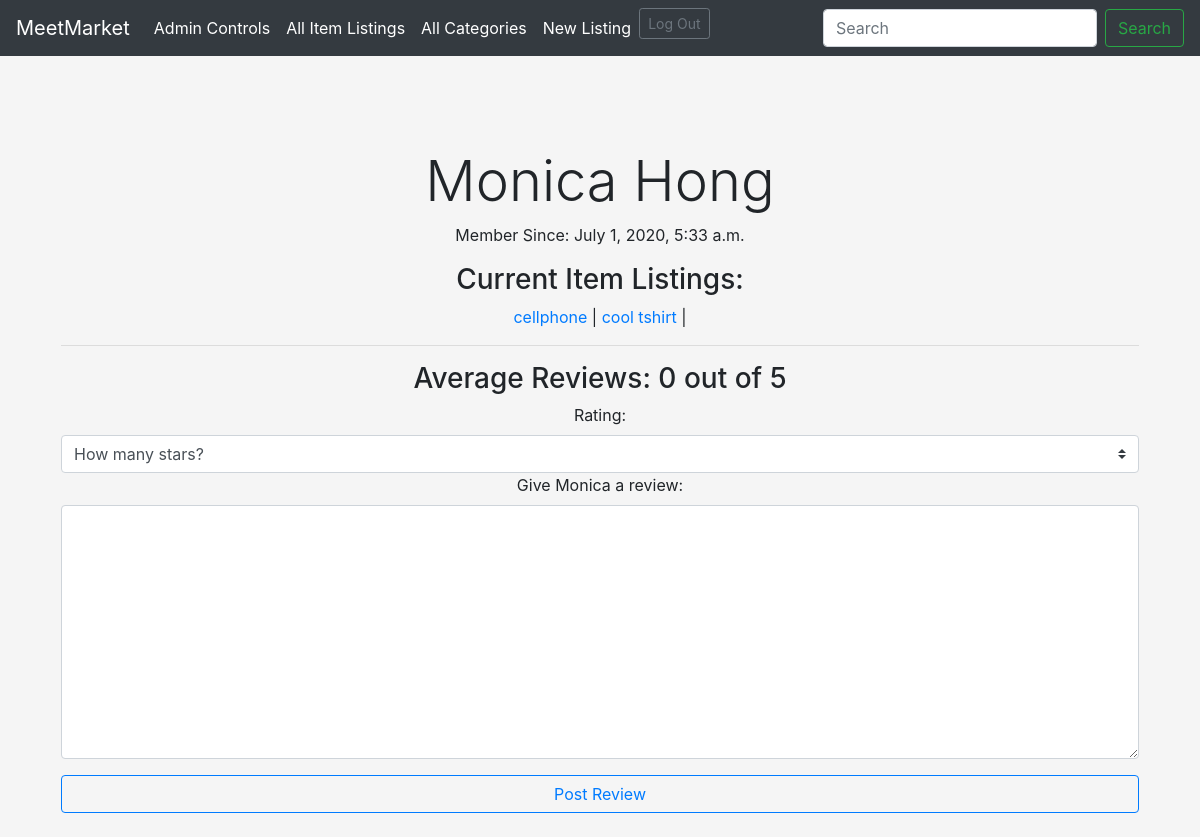
The page /user/10 (signed in) on the database as committed earlier.
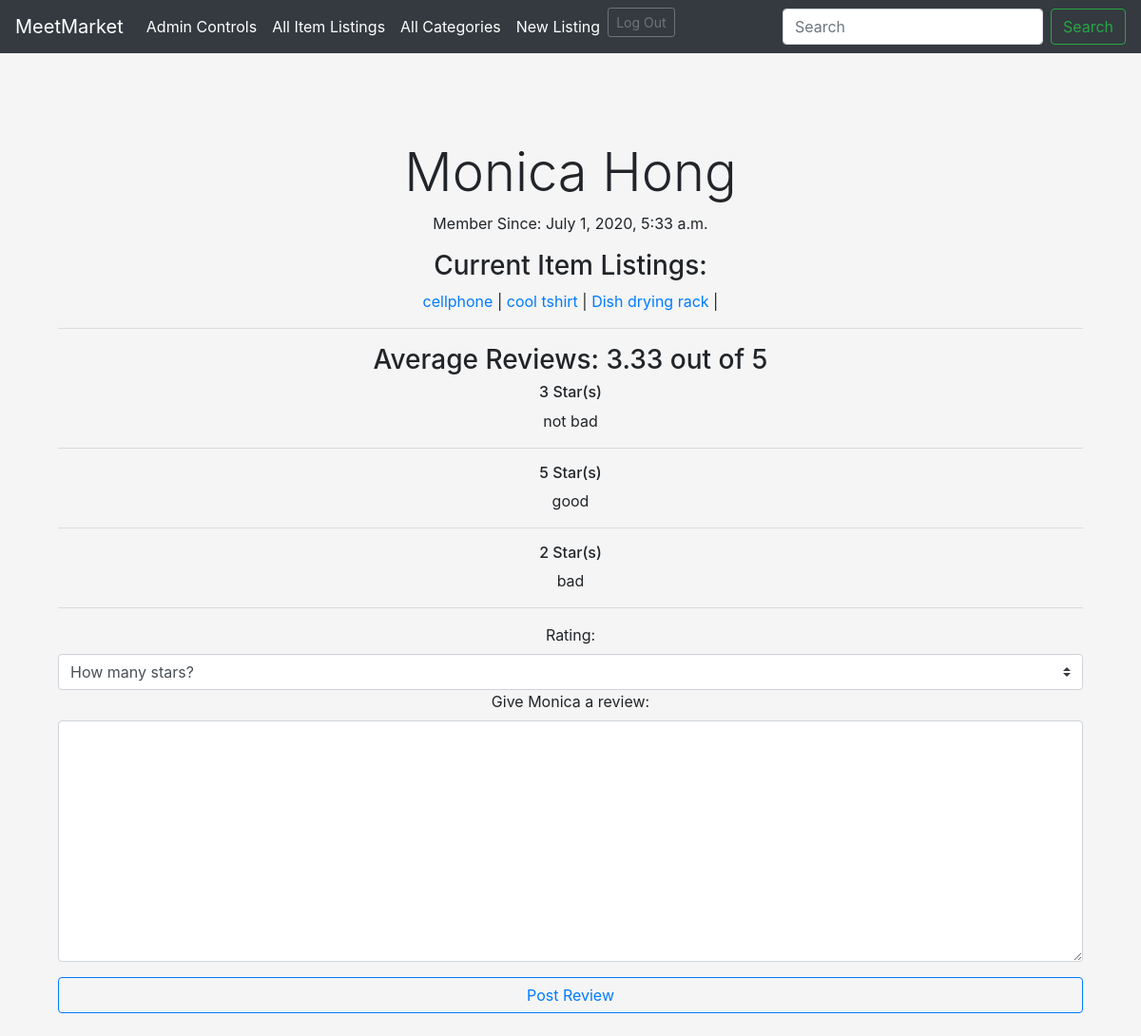
The same page on the database as committed later.
### item_app/models.py (models this page shows)
class Item(models.Model):
    user = models.ForeignKey(User, related_name="items",
                             on_delete=models.CASCADE)
    name = models.CharField(max_length=100)
    price = models.DecimalField(decimal_places=2, max_digits=10)
    description = models.CharField(max_length=255)
    location = models.CharField(max_length=255)
    condition = models.CharField(max_length=25)
    category = models.ForeignKey(
        Category, related_name="items", on_delete=models.CASCADE)
    flag = models.BooleanField(default=False)
    created_at = models.DateTimeField(auto_now_add=True)
    updated_at = models.DateTimeField(auto_now=True)
    objects = ItemManager()

### craiglist_app/models.py (models this page shows)
class Review(models.Model):
    user = models.ForeignKey(
        User, related_name="reviews", on_delete=models.CASCADE)
    content = models.CharField(max_length=255)
    rating = models.IntegerField()
    created_at = models.DateTimeField(auto_now_add=True)
    updated_at = models.DateTimeField(auto_now=True)

### item_app/views.py (the view)
# urls.py: path('user/<int:user_id>', views.user_page, name="my_user_page"),
def user_page(request, user_id):
    user = User.objects.get(id=user_id)
    logged_user = User.objects.get(email=request.session['log_email'])
    items = user.items.all()
    reviews = user.reviews.all()
    new = 0
    if len(reviews) > 0:
        total = 0
        for review in reviews:
            total += int(review.rating)
        avg = total / len(reviews)
        new = "%.2f" % avg
    context = {
        "user": user,
        "items": items,
        "reviews": reviews,
        "avg": new,
        "this_user": User.objects.get(email=request.session['log_email']),
        "all_categories": Category.objects.all()
    }
    return render(request, "userpage.html", context)

### item_app/templates/userpage.html (shortened to what this page needs)
{% extends 'base.html' %} {% block content %}
<div class="pricing-header px-3 py-3 pt-md-5 pb-md-4 mx-auto text-center">
<h1 class="display-4">
  {{user.first_name}} {{user.last_name}}
</h1>
<p>Member Since: {{user.created_at}}</p>
<h3>Current Item Listings:</h3>
{% for item in items %}
<a href="{% url 'item:my_item_info' item.id %}">{{item.name}}</a> &#124;
{% endfor %}
<hr />
<h3>
  Average Reviews: {{avg}} out of 5
</h3>
<div class="overflow-auto">
  {% for review in reviews %}
  <h6>{{review.rating}} Star(s)</h6>
  <p>{{review.content}}</p>
  <hr />
  {% endfor %}
</div>
{% if user.id != logged_user.id %}
<form action="{% url 'item:my_new_review' %}" method="POST">
  <div class="form-group">
    <label for="rating">Rating:</label>
    <select name="rating" class="custom-select mr-sm-2">
      <option value="" disabled selected hidden>How many stars?</option>
    </select>
    <label for="review">Give {{user.first_name}} a review:</label>
    <textarea class="form-control" name="review" cols="30" rows="10"></textarea>
  </div>
  <button type="submit" class="btn btn-outline-primary btn-block">Post Review</button>
</form>
{% endif %}
{% endblock %}

Rows that differ between the two databases and show on the page:
added Item: name "Dish drying rack"
added Review: rating "3", content "not bad"
added Review: rating "5", content "good"
added Review: rating "2", content "bad"
Other text that changed with them:
{{ avg }}: "0" → "3.33"
